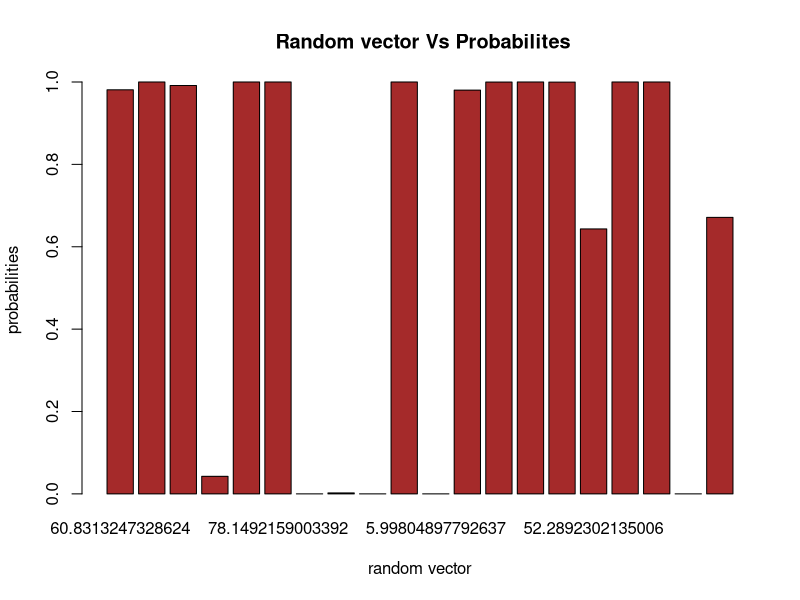
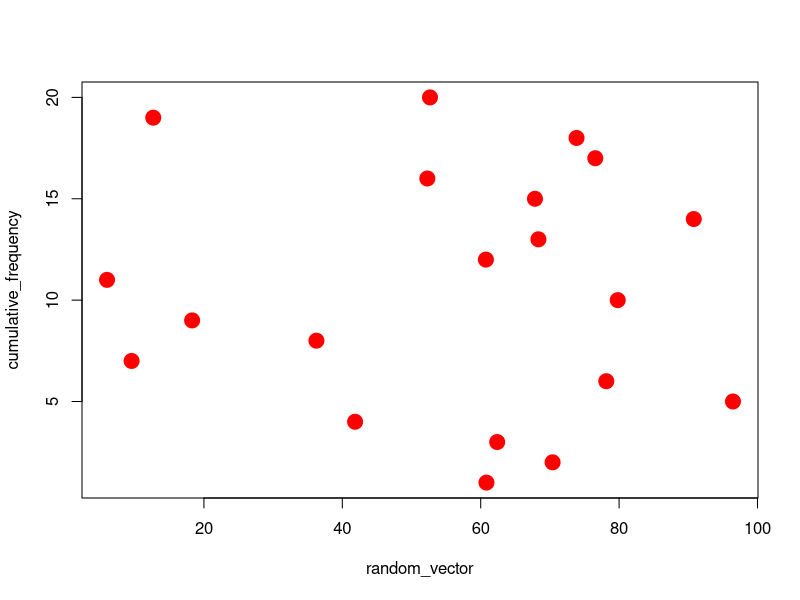
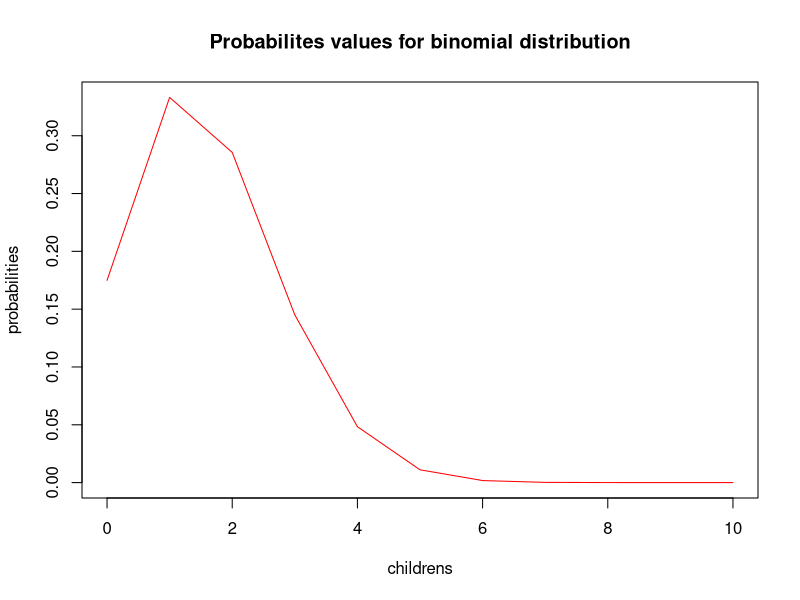
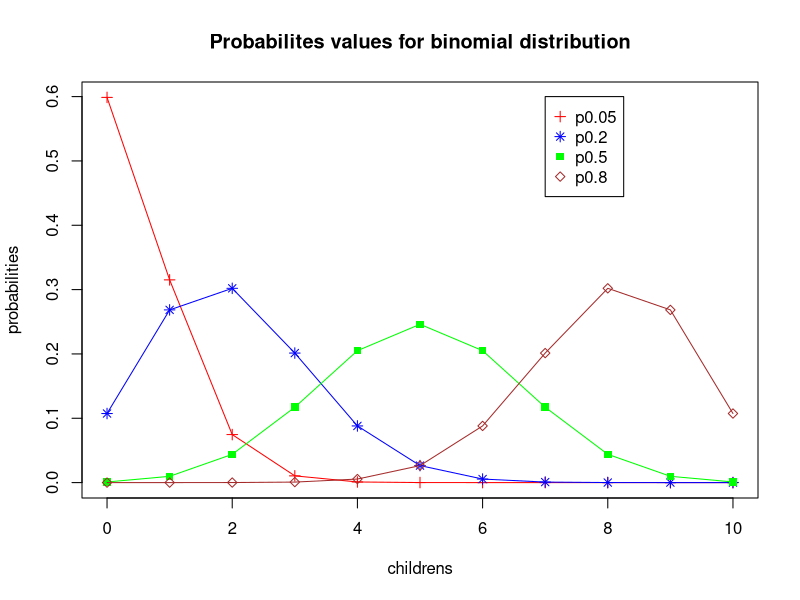
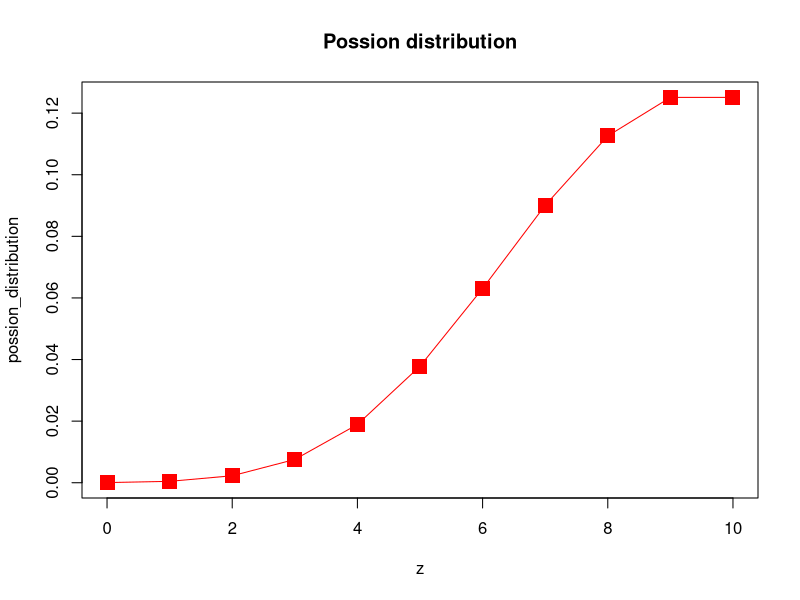

These charts were generated, in order, by the following R code:
# Question 1
# Perform the following task

# Question 1(a) : In R a simple bar graph can be used to model 
#                 the probability distribution function.
#                 Take a random vector and probability
#                 associated with it and plot it with a bar graph.


 
random_vector <- c(runif(20, 0 , 100)) # Generating a random vector values
summary(random_vector)  # getting the summary about the vector
unique_vector <- unique(random_vector)
probabilities <- pnorm(random_vector, mean = 50.453, sd = 5)
barplot(probabilities,
        main = " Random vector Vs Probabilites",
        xlab = "random vector",
        ylab="probabilities",
        names.arg = unique_vector, col = "brown")


# Question 1(b) : For the above problem create a cumulative 
#                 frequency table and plot the cumulative
#                 frequency against each sample point mentioned in the vector.

# generating frequency table
data <- table(random_vector)
# generating frequency table
data
# finding the cumulative frequency of the data
cumulative_frequency <- cumsum(data)
cumulative_frequency
# creating a dataframe
cf_dataframe <- data.frame(data, cumulative_frequency)
cf_dataframe
plot(random_vector, cumulative_frequency, pch = 19, cex = 2, col ="red")


# Question 1(c) : Using some simple commands in R generate the 
#                 probability values for the binomial
#                 distribution for the number of children in 10 with
#                 blue eyes using p =0.16. 
#                 Plot the  obtained result.

x <- c(0:10)
probabilities <- dbinom(x, size = 10, prob = 0.16)
probabilities
plot(x, probabilities, main="Probabilites values for binomial distribution", 
     xlab = "childrens", ylab="probabilities", type = "l", col="red", cex= 5)

# Question 1(d) : Run the above example with probabilities
#                 that a child has blue eyes is 0.05, 0.2, 0.5,
#                 and 0.8 and see how this changes the distribution.

probab_1 <- dbinom(x, size = 10, prob = 0.05)
probab_2 <- dbinom(x, size = 10, prob = 0.2)
probab_3 <- dbinom(x, size = 10, prob = 0.5)
probab_4 <- dbinom(x, size = 10, prob = 0.8)

plot(x, probab_1, main="Probabilites values for binomial distribution", 
     xlab = "childrens", ylab="probabilities", type = "o", col="red", pch = 3)

# plotting second curve
points(x, probab_2, col="blue", pch=8)
lines(x, probab_2, col="blue")

# plotting 3rd curve
points(x, probab_3, col="green", pch=15)
lines(x, probab_3, col="green")

# plotting the 4rth curve
points(x, probab_4, col="brown", pch=23)
lines(x, probab_4, col="brown")

#legands
legend(7,0.6,legend =  c("p0.05","p0.2","p0.5","p0.8"),col= c("red","blue","green","brown"),pch=c(3,8,15,23))



# Question 1(e) : Consider you have a vector 0:10. 
#                 Compute poisson distribution with p=0.2. Plot it
#                 to visualize the distribution.

z <- c(0:10)
possion_distribution <- dpois(z,10,0.2)
plot(z, possion_distribution, main="Possion distribution", 
      type = "o", col="red", cex= 2, pch=15)
